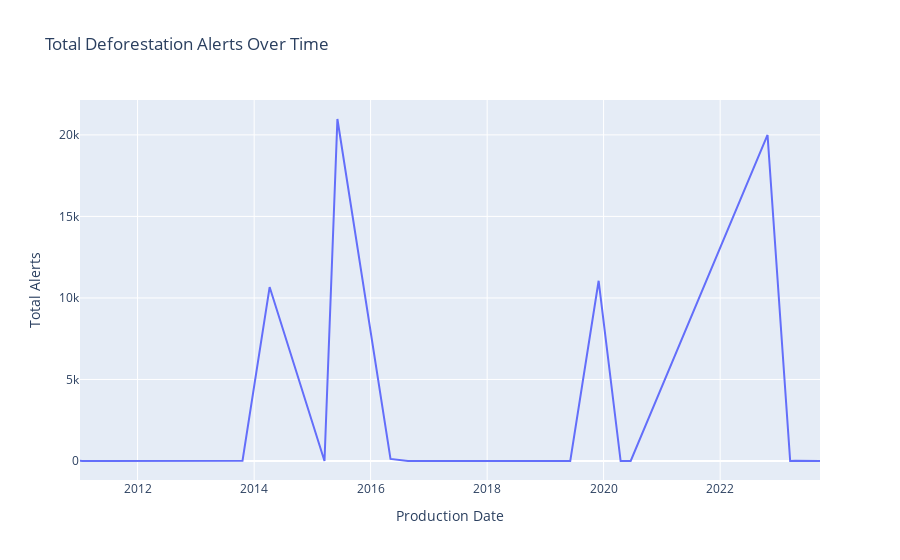

Notebook source saved alongside this figure:
### Code cell
data['Production Date'] = pd.to_datetime(data['Production Date'], format='%d/%m/%y')

# Aggregate data by Production Date
date_alerts = data.groupby('Production Date')['Total Alerts'].sum().reset_index()

# Create a line chart for total alerts over time
fig2 = px.line(date_alerts, x='Production Date', y='Total Alerts', title='Total Deforestation Alerts Over Time')

# Display the line chart
fig2.show()

### Figure 1 — Plotly figure (JSON) as saved in the notebook; plotly's stock layout.template omitted (floating-point values rounded to 4 significant figures)
{"data": [{"hovertemplate": "Production Date=%{x}<br>Total Alerts=%{y}<extra></extra>", "legendgroup": "", "line": {"color": "#636efa", "dash": "solid"}, "marker": {"symbol": "circle"}, "mode": "lines", "name": "", "orientation": "v", "showlegend": false, "type": "scatter", "x": ["2011-01-05T00:00:00", "2011-01-19T00:00:00", "2011-05-06T00:00:00", "2012-04-07T00:00:00", "2013-10-10T00:00:00", "2013-10-20T00:00:00", "2014-04-08T00:00:00", "2015-03-18T00:00:00", "2015-06-07T00:00:00", "2016-05-05T00:00:00", "2016-08-23T00:00:00", "2017-03-05T00:00:00", "2018-08-20T00:00:00", "2019-06-06T00:00:00", "2019-12-01T00:00:00", "2020-04-17T00:00:00", "2020-06-19T00:00:00", "2022-10-25T00:00:00", "2023-03-16T00:00:00", "2023-04-16T00:00:00", "2023-09-19T00:00:00"], "xaxis": "x", "y": [10, 0, 0, 10, 0, 16, 10669, 0, 20975, 127, 6, 0, 0, 0, 11054, 0, 0, 19997, 0, 9, 0], "yaxis": "y"}], "layout": {"legend": {"tracegroupgap": 0}, "title": {"text": "Total Deforestation Alerts Over Time"}, "xaxis": {"anchor": "y", "domain": [0, 1], "title": {"text": "Production Date"}}, "yaxis": {"anchor": "x", "domain": [0, 1], "title": {"text": "Total Alerts"}}}}
